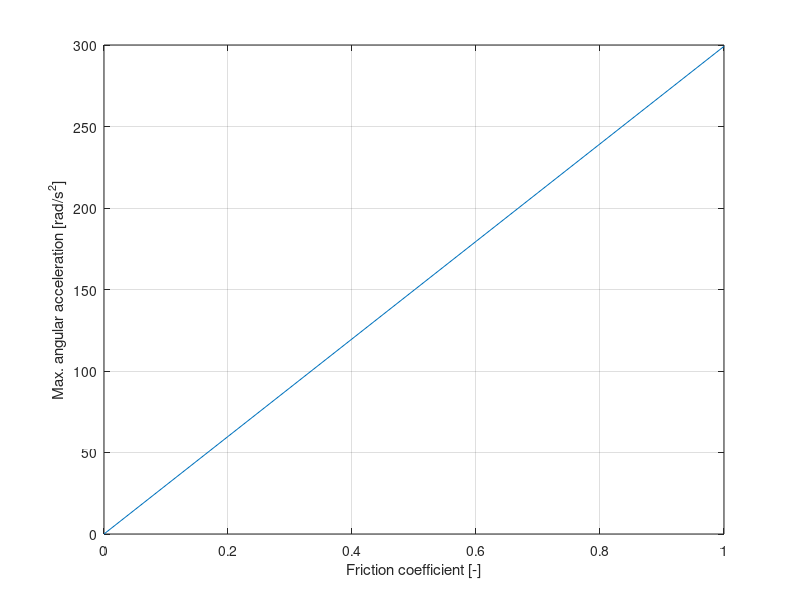

Recreate this plot in MATLAB.
%% Motors
clear; clc; close all;

%% Generic variables
g = 9.81; % kg*m/s^2

%% Maximum motor speed
% max desired speed and accel
vmax = 1.5; % m/s -> typically 1.5-2 m/s

% in 2009 in japan, source : https://micromouseonline.com/micromouse-book/navigation/
nbCells = 65;
T = 5; % s, time to run the maze
cellLength = 0.18; % m
vm = nbCells * cellLength/T % m/s, average speed

d = 0.032; % m , wheel diameter
r = d/2;

p = 2*r*pi; % perimeter

% max motor speed required -> nominal speed should be less
n = vmax/p*60 % rpm
omega = vmax/r

% max acceleration -> the acceleration that we'd like to reach
amax = 0.5*9.81; % m/s^2, https://micromouseonline.com/micromouse-book/robot-dynamics/acceleration/
alpha = amax/r

%% Total inertia relative to the motors
% variables
M = 0.15; % kg , total robot mass
Jmot = 1e-7; % kgm^2 -> rotor inertia, approx 1gcm^2 (estimation random maxon motor)
Jred = 0; % no gearbox
i = 1; % - , gearbox reduction
eta = 0.9; % gearbox efficiency
% wheel inertia estimation
m_wheel = 0.003; % kg

Jwheel = 1/2 * m_wheel * r^2; % approximate as full cylinder

Jrtot = Jmot + Jred + 1/(eta*i^2)*(Jwheel + M*r^2/2)

%% Maximum torque
Tfr = 0; % friction torque
T_mot = Jrtot * alpha - Tfr

%% Maximal mechanical power
Pmec = omega * T_mot
% Pel = U*I 

%% Maximal acceleration depending on friction coefficient
% if the acceleration is bigger the wheels will slip
mu0 = 0:0.1:1; % -
N = 4; % -, total number of wheels (points touching the floor)
M_mot_max = r*mu0*M*g/N
alpha_max = M_mot_max/(eta*i*Jrtot); % rad/s^2
a_max = alpha_max*r % m/s^2

Pmax_fr = omega*M_mot_max

% distance to reach max speed
deltax = 0.5; % m
vf = sqrt(2*a_max*deltax)

n_nom = 840; % rpm, nominal motor speed

vlim = n_nom*2*pi*r/60

figure();
plot(mu0,alpha_max);
xlabel('Friction coefficient [-]');
ylabel('Max. angular acceleration [rad/s^2]');
grid on;

%% Distance for given v and a

a = 1.5; % m/s^2
v = 1.05; % m/s^2

% vf^2-vi^2 = 2*a*delta x

deltax = v/a/2
